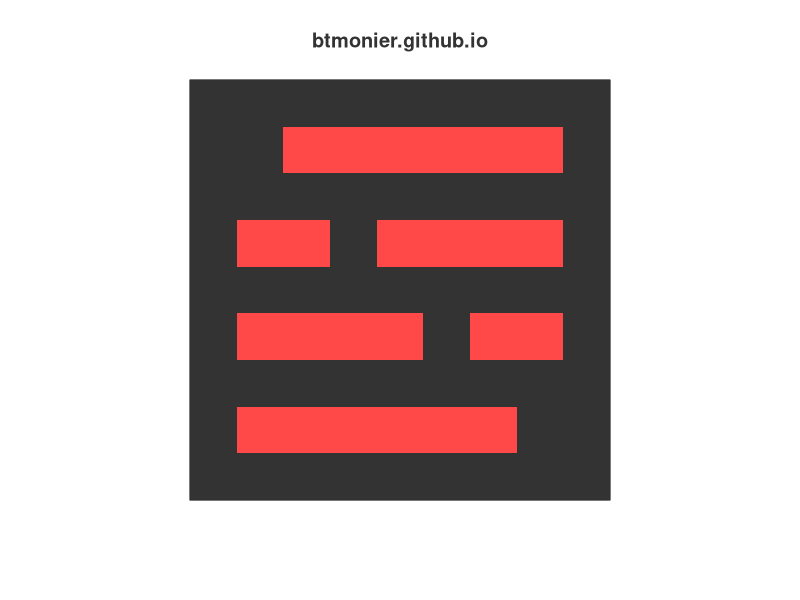
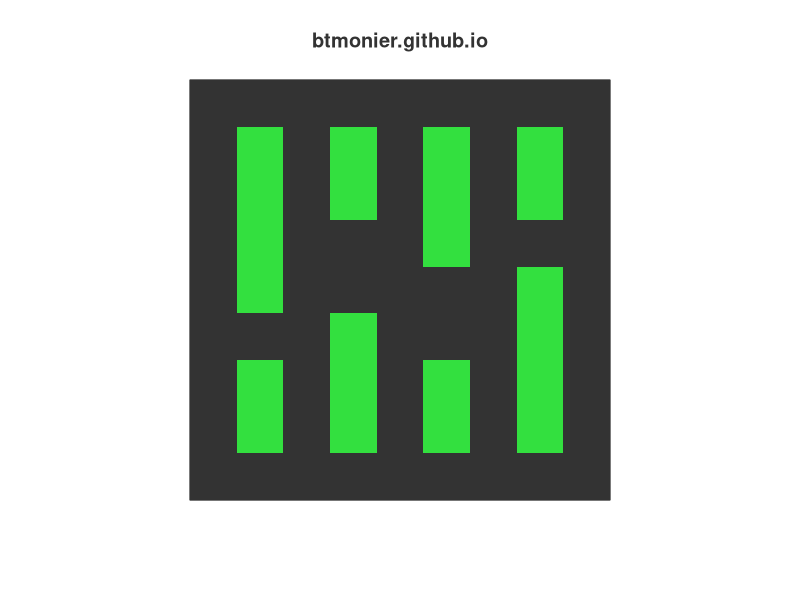

Write R code to recreate these figures, in order.
#------------------------------------------------------------------------------
# Title:  Generate an Avatar
# Author: Brandon Monier (brandon.monier@sdstate.edu)
# Date:   12.15.17
#------------------------------------------------------------------------------

# Preamble

## Create sequence
av.seq <- c(
	0, 0, 0, 0, 0, 0, 0, 0, 0,
	0, 0, 1, 1, 1, 1, 1, 1, 0,
	0, 0, 0, 0, 0, 0, 0, 0, 0,
	0, 1, 1, 0, 1, 1, 1, 1, 0,
	0, 0, 0, 0, 0, 0, 0, 0, 0,
	0, 1, 1, 1, 1, 0, 1, 1, 0,
	0, 0, 0, 0, 0, 0, 0, 0, 0,
	0, 1, 1, 1, 1, 1, 1, 0, 0,
	0, 0, 0, 0, 0, 0, 0, 0, 0
)

## Create matrix
av.mat <- matrix(
	data = av.seq,
	nrow = 9,
	ncol = 9,
	byrow = TRUE
)

## Rotate matrix
rotate <- function(x) {
	t(apply(x, 2, rev))
}
av.mat <- rotate(av.mat)


par(mar = c(5, 2, 4, 2), pty = "s")
image(
	av.mat, 
	col = c("#333333", "#ff4949"), 
	xaxt = "n", 
	yaxt = "n", 
	main = "btmonier.github.io",
	col.main = "#333333"
)



# S4 experimentation

## Create "avatar" class
setClass(
	Class = "avatarMatrix",
	representation = representation(data = "ANY"),
	validity = function(object) {
		if (class(object@data) != "matrix") {
			return(
				paste(
					"This is a", class(object@data), "class. Please use only matrices!"
				)
			)
		} else {
			return(TRUE)
		}
	}
)

## Create load function
avatarFromMatrix <- function(obj) {
	nobj <- new("avatarMatrix", data = obj)
	return(nobj)
}



# Avatar 2: Electric Boogaloo

## Create sequence
av.seq <- c(
    0, 0, 0, 0, 0, 0, 0, 0, 0,
    0, 1, 0, 1, 0, 1, 0, 1, 0,
    0, 1, 0, 1, 0, 1, 0, 1, 0,
    0, 1, 0, 0, 0, 1, 0, 0, 0,
    0, 1, 0, 0, 0, 0, 0, 1, 0,
    0, 0, 0, 1, 0, 0, 0, 1, 0,
    0, 1, 0, 1, 0, 1, 0, 1, 0,
    0, 1, 0, 1, 0, 1, 0, 1, 0,
    0, 0, 0, 0, 0, 0, 0, 0, 0
)

## Create matrix
av.mat <- matrix(
    data = av.seq,
    nrow = 9,
    ncol = 9,
    byrow = TRUE
)

## Rotate matrix
rotate <- function(x) {
    t(apply(x, 2, rev))
}
av.mat <- rotate(av.mat)


par(mar = c(5, 2, 4, 2), pty = "s")
image(
    av.mat, 
    col = c("#333333", "#33e03f"), 
    xaxt = "n", 
    yaxt = "n", 
    main = "btmonier.github.io",
    col.main = "#333333"
)
